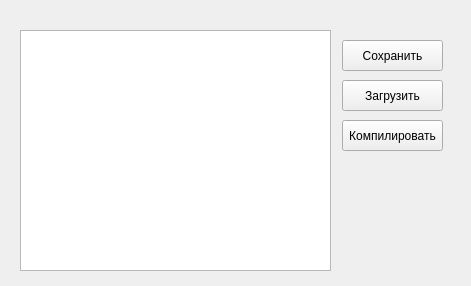
<?xml version="1.0" encoding="UTF-8"?>
<ui version="4.0">
 <class>Form</class>
 <widget class="QWidget" name="Form">
  <property name="geometry">
   <rect>
    <x>0</x>
    <y>0</y>
    <width>471</width>
    <height>286</height>
   </rect>
  </property>
  <property name="windowTitle">
   <string>Form</string>
  </property>
  <widget class="QPushButton" name="save">
   <property name="geometry">
    <rect>
     <x>342</x>
     <y>40</y>
     <width>101</width>
     <height>31</height>
    </rect>
   </property>
   <property name="text">
    <string>Сохранить</string>
   </property>
  </widget>
  <widget class="QPushButton" name="download">
   <property name="geometry">
    <rect>
     <x>342</x>
     <y>80</y>
     <width>101</width>
     <height>31</height>
    </rect>
   </property>
   <property name="text">
    <string>Загрузить</string>
   </property>
  </widget>
  <widget class="QPushButton" name="compilate">
   <property name="geometry">
    <rect>
     <x>342</x>
     <y>120</y>
     <width>101</width>
     <height>31</height>
    </rect>
   </property>
   <property name="text">
    <string>Компилировать</string>
   </property>
  </widget>
  <widget class="QTextBrowser" name="input_code">
   <property name="geometry">
    <rect>
     <x>20</x>
     <y>30</y>
     <width>311</width>
     <height>241</height>
    </rect>
   </property>
  </widget>
 </widget>
 <resources/>
 <connections/>
</ui>
